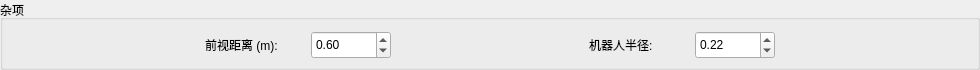
           <widget class="QGroupBox" name="groupBox_9">
            <property name="minimumSize">
             <size>
              <width>980</width>
              <height>70</height>
             </size>
            </property>
            <property name="maximumSize">
             <size>
              <width>16777215</width>
              <height>70</height>
             </size>
            </property>
            <property name="title">
             <string>杂项</string>
            </property>
            <layout class="QGridLayout" name="gridLayout_3">
             <item row="0" column="0">
              <spacer name="horizontalSpacer_8">
               <property name="orientation">
                <enum>Qt::Horizontal</enum>
               </property>
               <property name="sizeHint" stdset="0">
                <size>
                 <width>40</width>
                 <height>20</height>
                </size>
               </property>
              </spacer>
             </item>
             <item row="0" column="2">
              <widget class="QDoubleSpinBox" name="lookaheadDistSpinBox">
               <property name="minimumSize">
                <size>
                 <width>80</width>
                 <height>28</height>
                </size>
               </property>
               <property name="maximumSize">
                <size>
                 <width>80</width>
                 <height>28</height>
                </size>
               </property>
               <property name="minimum">
                <double>0.200000000000000</double>
               </property>
               <property name="maximum">
                <double>2.000000000000000</double>
               </property>
               <property name="singleStep">
                <double>0.100000000000000</double>
               </property>
               <property name="value">
                <double>0.600000000000000</double>
               </property>
              </widget>
             </item>
             <item row="0" column="3">
              <spacer name="horizontalSpacer_7">
               <property name="orientation">
                <enum>Qt::Horizontal</enum>
               </property>
               <property name="sizeHint" stdset="0">
                <size>
                 <width>40</width>
                 <height>20</height>
                </size>
               </property>
              </spacer>
             </item>
             <item row="0" column="5">
              <widget class="QDoubleSpinBox" name="robotRadiusSpinBox">
               <property name="minimumSize">
                <size>
                 <width>80</width>
                 <height>28</height>
                </size>
               </property>
               <property name="maximumSize">
                <size>
                 <width>80</width>
                 <height>28</height>
                </size>
               </property>
               <property name="minimum">
                <double>0.050000000000000</double>
               </property>
               <property name="maximum">
                <double>0.500000000000000</double>
               </property>
               <property name="singleStep">
                <double>0.010000000000000</double>
               </property>
               <property name="value">
                <double>0.220000000000000</double>
               </property>
              </widget>
             </item>
             <item row="0" column="1">
              <widget class="QLabel" name="label_7">
               <property name="minimumSize">
                <size>
                 <width>100</width>
                 <height>28</height>
                </size>
               </property>
               <property name="maximumSize">
                <size>
                 <width>100</width>
                 <height>28</height>
                </size>
               </property>
               <property name="text">
                <string>前视距离 (m):</string>
               </property>
              </widget>
             </item>
             <item row="0" column="4">
              <widget class="QLabel" name="label_25">
               <property name="minimumSize">
                <size>
                 <width>100</width>
                 <height>28</height>
                </size>
               </property>
               <property name="maximumSize">
                <size>
                 <width>100</width>
                 <height>28</height>
                </size>
               </property>
               <property name="text">
                <string>机器人半径:</string>
               </property>
              </widget>
             </item>
             <item row="0" column="6">
              <spacer name="horizontalSpacer_9">
               <property name="orientation">
                <enum>Qt::Horizontal</enum>
               </property>
               <property name="sizeHint" stdset="0">
                <size>
                 <width>40</width>
                 <height>20</height>
                </size>
               </property>
              </spacer>
             </item>
            </layout>
           </widget>
